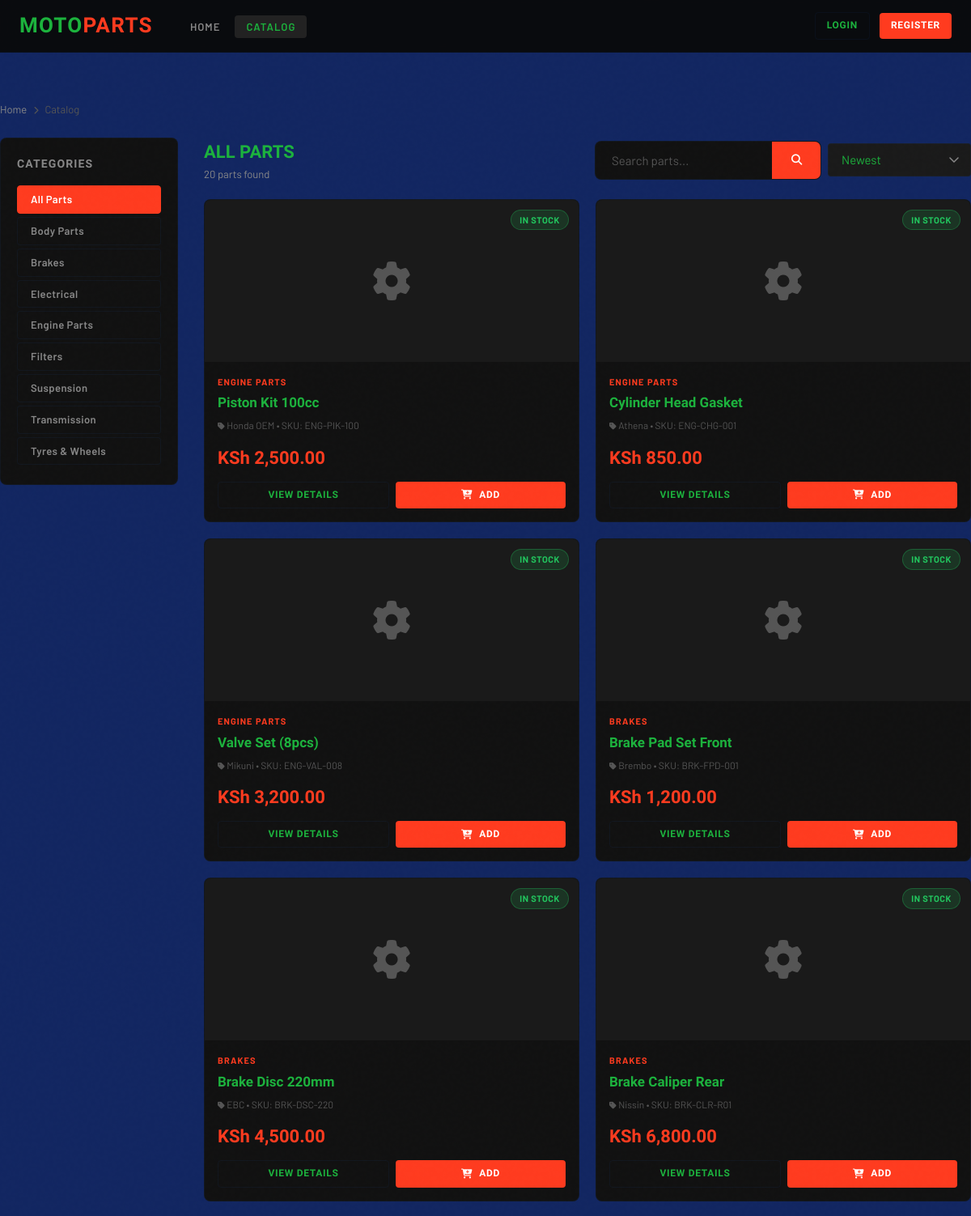
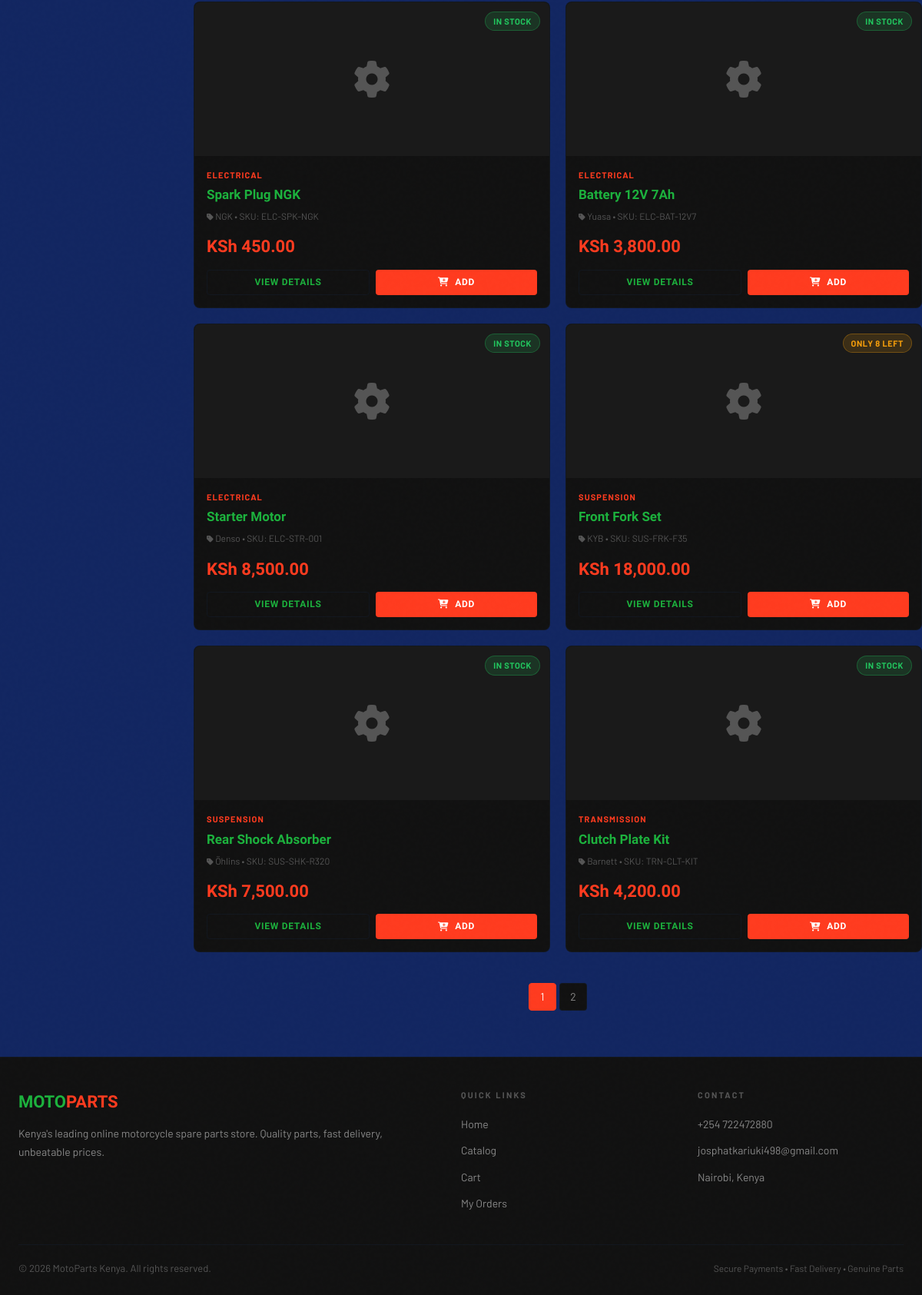
The page /customer/catalog.php on the database its author committed (2 pictures, top to bottom).
### tables this page shows
CREATE TABLE IF NOT EXISTS categories (
    category_id   INT          NOT NULL AUTO_INCREMENT,
    category_name VARCHAR(100) NOT NULL,
    description   TEXT         DEFAULT NULL,
    icon          VARCHAR(50)  NOT NULL DEFAULT 'fa-cog',
    created_at    TIMESTAMP    NOT NULL DEFAULT CURRENT_TIMESTAMP,
    PRIMARY KEY (category_id)
);

CREATE TABLE IF NOT EXISTS spare_parts (
    part_id     INT            NOT NULL AUTO_INCREMENT,
    part_name   VARCHAR(200)   NOT NULL,
    category_id INT            DEFAULT NULL,
    price       DECIMAL(10,2)  NOT NULL,
    stock       INT            NOT NULL DEFAULT 0,
    description TEXT           DEFAULT NULL,
    image       VARCHAR(255)   NOT NULL DEFAULT 'default-part.jpg',
    brand       VARCHAR(100)   DEFAULT NULL,
    sku         VARCHAR(50)    DEFAULT NULL,
    is_active   TINYINT(1)     NOT NULL DEFAULT 1,
    created_at  TIMESTAMP      NOT NULL DEFAULT CURRENT_TIMESTAMP,
    updated_at  TIMESTAMP      NOT NULL DEFAULT CURRENT_TIMESTAMP ON UPDATE CURRENT_TIMESTAMP,
    PRIMARY KEY (part_id),
    UNIQUE KEY uq_sku (sku),
    KEY idx_category (category_id),
    CONSTRAINT fk_part_category
        FOREIGN KEY (category_id) REFERENCES categories(category_id)
        ON DELETE SET NULL
);

### includes/config.php (called while the page is built, shortened)
<?php
if (!function_exists('isLoggedIn')) {
    function isLoggedIn() {
        return isset($_SESSION['user_id']);
    }
}
if (!function_exists('sanitize')) {
    function sanitize($data) {
        return htmlspecialchars(strip_tags(trim((string)$data)), ENT_QUOTES, 'UTF-8');
    }
}
if (!function_exists('formatPrice')) {
    function formatPrice($price) {
        return CURRENCY . ' ' . number_format((float)$price, 2);
    }
}

### customer/catalog.php (the view, shortened to what this page needs)
<?php
require_once dirname(__DIR__) . '/includes/header.php';
$db = getDB();
$search = isset($_GET['search']) ? sanitize($_GET['search']) : '';
$category_id = isset($_GET['category']) ? (int)$_GET['category'] : 0;
$sort = isset($_GET['sort']) ? $_GET['sort'] : 'newest';
$page = isset($_GET['page']) ? max(1, (int)$_GET['page']) : 1;
$per_page = 12;
$offset = ($page - 1) * $per_page;
$where = "WHERE sp.is_active = 1";
$order_by = match($sort) {
  'price_asc' => 'sp.price ASC',
  'price_desc' => 'sp.price DESC',
  'name_asc' => 'sp.part_name ASC',
  default => 'sp.created_at DESC'
};
$count_result = $db->query("SELECT COUNT(*) as total FROM spare_parts sp $where");
$total = $count_result->fetch_assoc()['total'];
$total_pages = ceil($total / $per_page);
$parts = $db->query("SELECT sp.*, c.category_name FROM spare_parts sp LEFT JOIN categories c ON sp.category_id = c.category_id $where ORDER BY $order_by LIMIT $per_page OFFSET $offset");
$categories = $db->query("SELECT * FROM categories ORDER BY category_name");
?>
<div class="container section">
  <div class="breadcrumb">
    <a href="/motoparts/">Home</a>
    <span class="breadcrumb-sep"><i class="fas fa-chevron-right" style="font-size:10px;"></i></span>
    <span>Catalog</span>
  </div>
  <div style="display:flex;gap:32px;align-items:flex-start;">
    <div style="width:220px;flex-shrink:0;">
      <div class="card p-20 mb-16">
        <div style="font-family:var(--font-display);font-weight:700;font-size:14px;text-transform:uppercase;letter-spacing:0.08em;margin-bottom:16px;color:var(--text-secondary);">Categories</div>
        <a href="/spares/motoparts/motoparts/customer/catalog.php<?= $search ? '?search='.$search : '' ?>" class="category-pill<?= !$category_id ? ' active' : '' ?>" style="display:block;margin-bottom:4px;border-radius:4px;">All Parts</a>
        <?php while($cat = $categories->fetch_assoc()): ?>
        <a href="?category=<?= $cat['category_id'] ?><?= $search ? '&search='.$search : '' ?>" class="category-pill<?= $category_id == $cat['category_id'] ? ' active' : '' ?>" style="display:block;margin-bottom:4px;border-radius:4px;"><?= sanitize($cat['category_name']) ?></a>
        <?php endwhile; ?>
      </div>
    </div>
    <div style="flex:1;">
      <div style="display:flex;align-items:center;justify-content:space-between;margin-bottom:20px;flex-wrap:wrap;gap:12px;">
        <div>
          <div style="font-family:var(--font-display);font-size:22px;font-weight:700;text-transform:uppercase;">
            <?php
  if ($category_id) {
    $_cr = $db->query("SELECT category_name FROM categories WHERE category_id=$category_id");
    echo $_cr ? sanitize($_cr->fetch_assoc()['category_name']) : 'All Parts';
  } else {
    echo $search ? 'Search Results' : 'All Parts';
  }
?>
          </div>
          <div style="font-size:13px;color:var(--text-secondary);"><?= $total ?> parts found</div>
        </div>
        <div style="display:flex;gap:8px;align-items:center;">
          <form class="search-bar" method="GET" style="max-width:280px;">
            <input type="text" name="search" placeholder="Search parts..." value="<?= $search ?>">
            <button type="submit"><i class="fas fa-search"></i></button>
          </form>
          <select class="form-control" onchange="window.location='?sort='+this.value+'<?= $category_id ? '&category='.$category_id : '' ?><?= $search ? '&search='.$search : '' ?>'" style="width:auto;">
            <option value="newest" <?= $sort=='newest'?'selected':''?>>Newest</option>
          </select>
        </div>
      </div>
      <?php if ($parts->num_rows > 0): ?>
      <div class="grid-3">
        <?php while($part = $parts->fetch_assoc()): ?>
        <div class="card part-card">
          <div class="part-card-img-placeholder">
            <i class="fas fa-cog"></i>
            <?php if ($part['stock'] == 0): ?>
              <span class="stock-badge out-stock">Out of Stock</span>
            <?php elseif ($part['stock'] <= 10): ?>
              <span class="stock-badge low-stock">Only <?= $part['stock'] ?> left</span>
            <?php else: ?>
              <span class="stock-badge in-stock">In Stock</span>
            <?php endif; ?>
          </div>
          <div class="part-card-body">
            <div class="part-category"><?= sanitize($part['category_name'] ?? '') ?></div>
            <div class="part-name"><?= sanitize($part['part_name']) ?></div>
            <div class="part-brand"><i class="fas fa-tag" style="font-size:10px;color:var(--text-muted);"></i> <?= sanitize($part['brand'] ?? 'Generic') ?> &bull; SKU: <?= sanitize($part['sku'] ?? '-') ?></div>
            <div class="part-price"><?= formatPrice($part['price']) ?></div>
            <div style="display:flex;gap:8px;margin-top:auto;">
              <a href="/spares/motoparts/customer/part-detail.php?id=<?= $part['part_id'] ?>" class="btn btn-outline btn-sm" style="flex:1;justify-content:center;">View Details</a>
              <?php if ($part['stock'] > 0): ?>
              <?php if (isLoggedIn()): ?>
              <form method="POST" action="cart-action.php" style="flex:1;">
                <input type="hidden" name="action" value="add">
                <input type="hidden" name="part_id" value="<?= $part['part_id'] ?>">
                <input type="hidden" name="part_name" value="<?= $part['part_name'] ?>">
                <input type="hidden" name="price" value="<?= $part['price'] ?>">
                <input type="hidden" name="quantity" value="1">
                <input type="hidden" name="redirect" value="<?= urlencode($_SERVER['REQUEST_URI']) ?>">
                <button type="submit" class="btn btn-primary btn-sm w-full" style="justify-content:center;width:100%;"><i class="fas fa-cart-plus"></i> Add</button>
              </form>
              <?php else: ?>
              <a href="login.php" class="btn btn-primary btn-sm" style="flex:1;justify-content:center;"><i class="fas fa-cart-plus"></i> Add</a>
              <?php endif; ?>
              <?php else: ?>
              <button class="btn btn-outline btn-sm" style="flex:1;justify-content:center;opacity:.5;" disabled>Unavailable</button>
              <?php endif; ?>
            </div>
          </div>
        </div>
        <?php endwhile; ?>
      </div>
      <?php if ($total_pages > 1): ?>
      <div class="pagination">
        <?php for ($i = 1; $i <= $total_pages; $i++): ?>
        <a href="?page=<?= $i ?><?= $search ? '&search='.$search : '' ?><?= $category_id ? '&category='.$category_id : '' ?>&sort=<?= $sort ?>" class="page-btn <?= $i == $page ? 'active' : '' ?>"><?= $i ?></a>
        <?php endfor; ?>
      </div>
      <?php endif; ?>
      <?php endif; ?>
    </div>
  </div>
</div>
<?php require_once dirname(__DIR__) . '/includes/footer.php'; ?>

### includes/header.php (shortened to what this page needs)
<?php require_once dirname(__DIR__) . '/includes/config.php'; ?>
<!DOCTYPE html>
<html lang="en">
<head>
  <link rel="stylesheet" href="/spares/motoparts/assets/css/style.css">
  <link rel="stylesheet" href="https://cdnjs.cloudflare.com/ajax/libs/font-awesome/6.5.0/css/all.min.css">
</head>
<body>
<nav class="navbar">
  <div class="navbar-inner">
    <a href="/spares/motoparts/" class="brand">Moto<span>Parts</span></a>
    <ul class="nav-links">
      <li><a href="/spares/motoparts/" class="<?= basename($_SERVER['PHP_SELF']) === 'index.php' && dirname($_SERVER['PHP_SELF']) === '/motoparts' ? 'active' : '' ?>">Home</a></li>
      <li><a href="/spares/motoparts/customer/catalog.php" class="<?= basename($_SERVER['PHP_SELF']) === 'catalog.php' ? 'active' : '' ?>">Catalog</a></li>
    </ul>
    <div class="nav-actions">
      <?php if (isLoggedIn()): ?>
        <a href="/spares/motoparts/customer/cart.php" class="cart-btn">
          <i class="fas fa-shopping-cart"></i> Cart
          <?php $count = getCartCount(); if ($count > 0): ?>
            <span class="cart-badge"><?= $count ?></span>
          <?php endif; ?>
        </a>
        <div style="display:flex;align-items:center;gap:8px;">
          <span style="font-size:13px;color:var(--text-secondary)">Hi, <?= sanitize(explode(' ', $_SESSION['name'])[0]) ?></span>
          <a href="/spares/motoparts/customer/logout.php" class="btn btn-outline btn-sm">Logout</a>
        </div>
      <?php else: ?>
        <a href="/spares/motoparts/customer/login.php" class="btn btn-outline btn-sm">Login</a>
        <a href="/spares/motoparts/customer/register.php" class="btn btn-primary btn-sm">Register</a>
      <?php endif; ?>
    </div>
  </div>
</nav>

### includes/footer.php (shortened to what this page needs)
<footer class="footer">
  <div class="footer-inner">
    <div class="footer-grid">
      <div>
        <div class="footer-brand">Moto<span>Parts</span></div>
        <p class="footer-desc">Kenya's leading online motorcycle spare parts store. Quality parts, fast delivery, unbeatable prices.</p>
      </div>
      <div>
        <div class="footer-heading">Quick Links</div>
        <ul class="footer-links">
          <li><a href="/spares/motoparts/">Home</a></li>
          <li><a href="/spares/motoparts/customer/catalog.php">Catalog</a></li>
          <li><a href="/spares/motoparts/customer/cart.php">Cart</a></li>
          <li><a href="/spares/motoparts/customer/orders.php">My Orders</a></li>
        </ul>
      </div>
      <div>
        <div class="footer-heading">Contact</div>
        <ul class="footer-links">
          <li><a href="#">+254 722472880</a></li>
          <li><a href="#">josphatkariuki498@gmail.com</a></li>
          <li><a href="#">Nairobi, Kenya</a></li>
        </ul>
      </div>
    </div>
    <div class="footer-bottom">
      <span class="footer-copy">&copy; <?= date('Y') ?> <?= SITE_NAME ?>. All rights reserved.</span>
      <span class="footer-copy" style="color:var(--text-muted);font-size:12px;">Secure Payments &bull; Fast Delivery &bull; Genuine Parts</span>
    </div>
  </div>
</footer>
</body>
</html>

### rows shown on the page
categories: category_name "Body Parts"
categories: category_name "Brakes"
categories: category_name "Electrical"
categories: category_name "Engine Parts"
categories: category_name "Filters"
categories: category_name "Suspension"
categories: category_name "Transmission"
categories: category_name "Tyres & Wheels"
spare_parts: stock "IN STOCK", category.category_name "ENGINE PARTS", part_name "Piston Kit 100cc", brand "Honda OEM", sku "ENG-PIK-100", price "KSh 2,500.00"
spare_parts: stock "IN STOCK", category.category_name "ENGINE PARTS", part_name "Cylinder Head Gasket", brand "Athena", sku "ENG-CHG-001", price "KSh 850.00"
spare_parts: stock "IN STOCK", category.category_name "ENGINE PARTS", part_name "Valve Set (8pcs)", brand "Mikuni", sku "ENG-VAL-008", price "KSh 3,200.00"
spare_parts: stock "IN STOCK", category.category_name "BRAKES", part_name "Brake Pad Set Front", brand "Brembo", sku "BRK-FPD-001", price "KSh 1,200.00"
spare_parts: stock "IN STOCK", category.category_name "BRAKES", part_name "Brake Disc 220mm", brand "EBC", sku "BRK-DSC-220", price "KSh 4,500.00"
spare_parts: stock "IN STOCK", category.category_name "BRAKES", part_name "Brake Caliper Rear", brand "Nissin", sku "BRK-CLR-R01", price "KSh 6,800.00"
spare_parts: stock "IN STOCK", category.category_name "ELECTRICAL", part_name "Spark Plug NGK", brand "NGK", sku "ELC-SPK-NGK", price "KSh 450.00"
spare_parts: stock "IN STOCK", category.category_name "ELECTRICAL", part_name "Battery 12V 7Ah", brand "Yuasa", sku "ELC-BAT-12V7", price "KSh 3,800.00"
spare_parts: stock "IN STOCK", category.category_name "ELECTRICAL", part_name "Starter Motor", brand "Denso", sku "ELC-STR-001", price "KSh 8,500.00"
spare_parts: stock "8", category.category_name "SUSPENSION", part_name "Front Fork Set", brand "KYB", sku "SUS-FRK-F35", price "KSh 18,000.00", shows "ADD"
spare_parts: stock "IN STOCK", category.category_name "SUSPENSION", part_name "Rear Shock Absorber", brand "Öhlins", sku "SUS-SHK-R320", price "KSh 7,500.00"
spare_parts: stock "IN STOCK", category.category_name "TRANSMISSION", part_name "Clutch Plate Kit", brand "Barnett", sku "TRN-CLT-KIT", price "KSh 4,200.00"

### other values the page prints
$total "20"
SITE_NAME "MotoParts Kenya"
